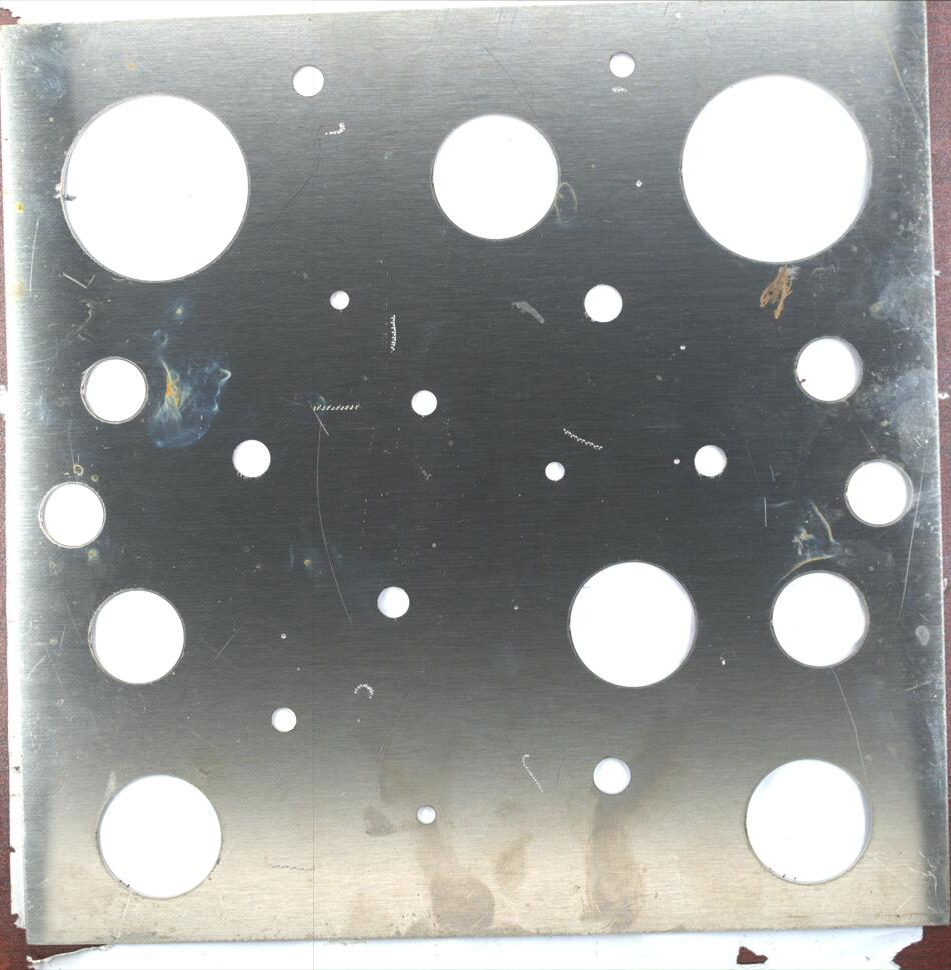
//> input picture src/test_dst.png, 951 x 970 px, given in place of bgc_right.png, which was not available
$ ./alpha_blending_stitching   (built with g++ and OpenCV 4)
//> lines starting //> are read from the running program, lines starting //| are printed output that depends on the picture; pictures that were not available may be replaced by others from this repository, and a replacement may not be noted
#include <iostream>
#include <opencv2/opencv.hpp>

using namespace cv;
using namespace std;

void OptimizeSeam(Mat &img1, Mat &trans, Mat &dst);

typedef struct
{
    Point2f left_top;
    Point2f left_bottom;
    Point2f right_top;
    Point2f right_bottom;
} four_corners_t;

four_corners_t corners;

void CalcCorners(const Mat &H, const Mat &src)
{
    double v2[] = {0, 0, 1};          //左上角
    double v1[3];                     //变换后的坐标值
    Mat V2 = Mat(3, 1, CV_64FC1, v2); //列向量
    Mat V1 = Mat(3, 1, CV_64FC1, v1); //列向量

    V1 = H * V2;
    //左上角(0,0,1)
    cout << "V2: " << V2 << endl;
    cout << "V1: " << V1 << endl;
    corners.left_top.x = v1[0] / v1[2];
    corners.left_top.y = v1[1] / v1[2];

    //左下角(0,src.rows,1)
    v2[0] = 0;
    v2[1] = src.rows;
    v2[2] = 1;
    V2 = Mat(3, 1, CV_64FC1, v2); //列向量
    V1 = Mat(3, 1, CV_64FC1, v1); //列向量
    V1 = H * V2;
    corners.left_bottom.x = v1[0] / v1[2];
    corners.left_bottom.y = v1[1] / v1[2];

    //右上角(src.cols,0,1)
    v2[0] = src.cols;
    v2[1] = 0;
    v2[2] = 1;
    V2 = Mat(3, 1, CV_64FC1, v2); //列向量
    V1 = Mat(3, 1, CV_64FC1, v1); //列向量
    V1 = H * V2;
    corners.right_top.x = v1[0] / v1[2];
    corners.right_top.y = v1[1] / v1[2];

    //右下角(src.cols,src.rows,1)
    v2[0] = src.cols;
    v2[1] = src.rows;
    v2[2] = 1;
    V2 = Mat(3, 1, CV_64FC1, v2); //列向量
    V1 = Mat(3, 1, CV_64FC1, v1); //列向量
    V1 = H * V2;
    corners.right_bottom.x = v1[0] / v1[2];
    corners.right_bottom.y = v1[1] / v1[2];
}

int main(int argc, char *argv[])
{
    //在demo数据集上的实验
    Mat image01 = imread("../res/images/bgc_right.png", 1); //右图
//> image01 is the input picture: 970 rows x 951 cols, CV_8UC3; mean B, G, R 155.1, 156.6, 155.2
    Mat image02 = imread("../res/images/bgc_left.png", 1);  //左图
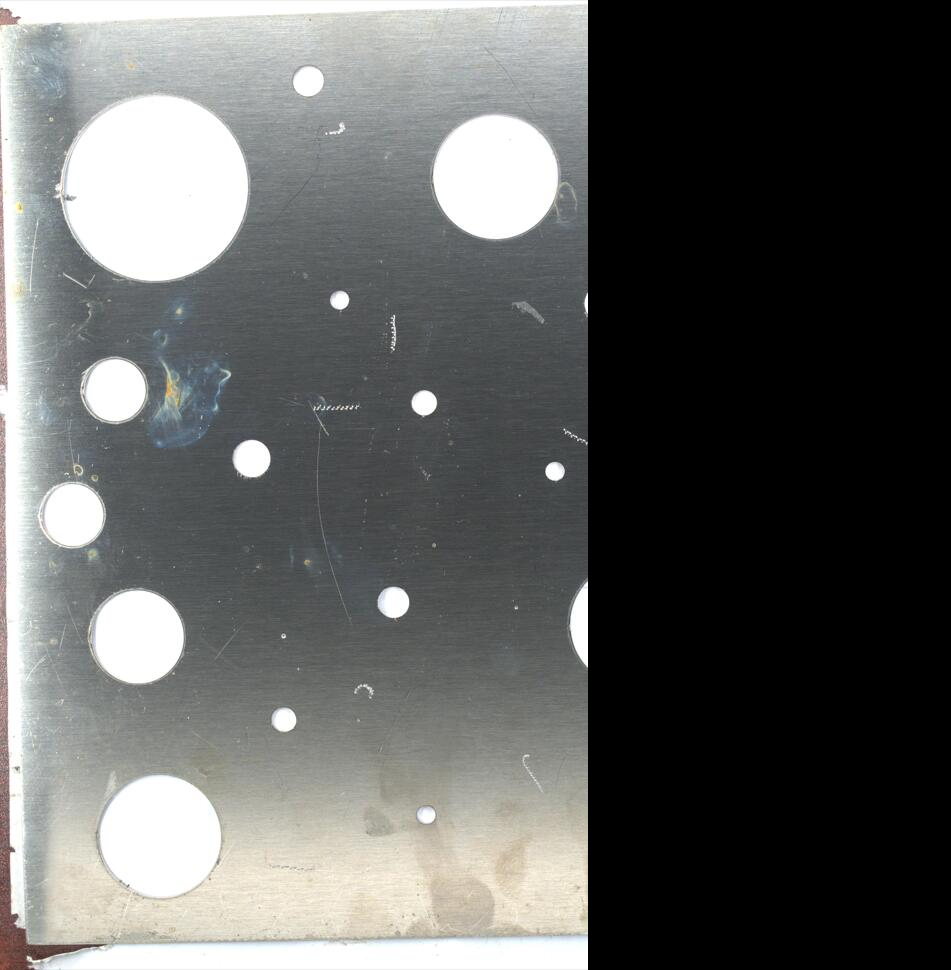
//> input picture src/test_src.png, 951 x 970 px, given in place of bgc_left.png, which was not available
//> image02 is the input picture: 970 rows x 951 cols, CV_8UC3; mean B, G, R 94.7, 96, 95.1

    // [8 lines of commented-out code are left out]
    Mat image1, image2;
    cvtColor(image01, image1, cv::COLOR_BGR2GRAY);
    cvtColor(image02, image2, cv::COLOR_BGR2GRAY);

    //创建detector存放到KeyPoints中
    Ptr<SIFT> detector = SIFT::create(2000);
    vector<KeyPoint> keyPoint1, keyPoint2;
    detector->detect(image1, keyPoint1);
//> keyPoint1 = 1207 keypoints; strongest (x, y, size): (710, 461, 20.2), (554, 471, 12), (424, 403, 16.2), (252, 459, 24.1)
    detector->detect(image2, keyPoint2);
//> keyPoint2 = 591 keypoints; strongest (x, y, size): (555, 471, 12), (424, 403, 16.2), (252, 459, 24.1), (394, 602, 19.9)

    Ptr<SiftDescriptorExtractor> descriptor = SiftDescriptorExtractor::create();
    Mat imageDesc1, imageDesc2;
    descriptor->compute(image1, keyPoint1, imageDesc1);
    descriptor->compute(image2, keyPoint2, imageDesc2);

    FlannBasedMatcher matcher;
    vector<vector<DMatch>> matchePoints;
    vector<DMatch> GoodMatchePoints;

    vector<Mat> train_desc(1, imageDesc1);
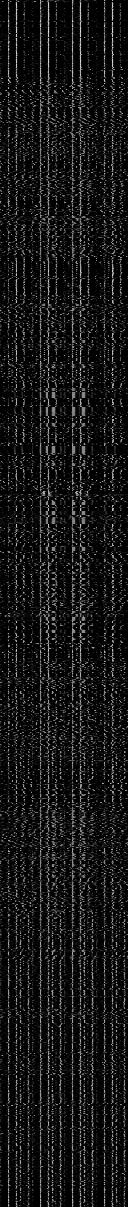
//> train_desc[0]: 1207 rows x 128 cols, CV_32FC1; min 0, max 221, mean 22.6
    matcher.add(train_desc);
    matcher.train();

    matcher.knnMatch(imageDesc2, matchePoints, 2);
//> matchePoints = 591 matches
    cout << "total match points: " << matchePoints.size() << endl;
//| total match points: 591

    // Lowe's algorithm,获取优秀匹配点
    for (int i = 0; i < matchePoints.size(); i++)
    {
        if (matchePoints[i][0].distance < 0.4 * matchePoints[i][1].distance)
        {
            GoodMatchePoints.push_back(matchePoints[i][0]);
        }
    }
//> after the loop, GoodMatchePoints = 470 matches

    Mat first_match;
    drawMatches(image02, keyPoint2, image01, keyPoint1, GoodMatchePoints, first_match);
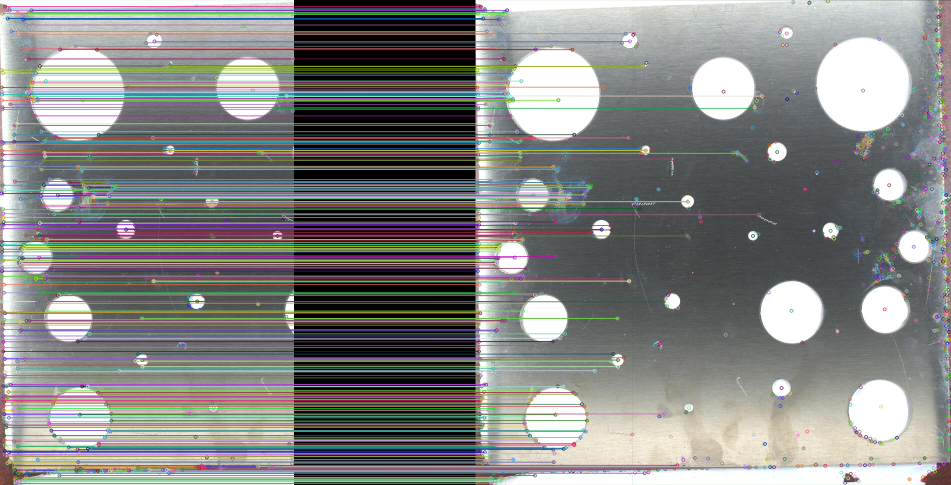
//> first_match: 970 rows x 1902 cols, CV_8UC3 (shown at 1/2 size); mean B, G, R 131.8, 132.3, 132.4
    // imshow("first_match ", first_match);

    vector<Point2f> imagePoints1, imagePoints2;

    for (int i = 0; i < GoodMatchePoints.size(); i++)
    {
        imagePoints2.push_back(keyPoint2[GoodMatchePoints[i].queryIdx].pt);
        imagePoints1.push_back(keyPoint1[GoodMatchePoints[i].trainIdx].pt);
    }
//> after the loop, imagePoints2 = 470 Points (x, y), first 12: [2.52, 139.8], [2.84, 386.5], [3, 174.5], [3.3, 283.1], [3.33, 511.3], [3.38, 482.5], [3.38, 489.9], [3.38, 287.8], [3.44, 183.6], [3.46, 448.8], [3.46, 301.1], [3.5, 200.3]; imagePoints1 has the same summary as imagePoints2

    //获取图像1到图像2的投影映射矩阵 尺寸为3*3
    Mat homo = findHomography(imagePoints1, imagePoints2, cv::RANSAC);
//> homo = [[1, 3.76e-06, 0.00082], [-0.00012, 1, 0.00605], [-1.33e-07, 1.96e-08, 1]]
    ////也可以使用getPerspectiveTransform方法获得透视变换矩阵，不过要求只能有4个点，效果稍差
    // Mat   homo=getPerspectiveTransform(imagePoints1,imagePoints2);
    cout << "变换矩阵为：\n"
         << homo << endl
         << endl; //输出映射矩阵
//| 变换矩阵为：
//| [0.9999470956643081, 3.75589487419273e-06, 0.0008196861517882505;
//|  -0.0001199470481518182, 1.000010050268496, 0.006048558465775246;
//|  -1.325637840111735e-07, 1.961169326132337e-08, 1]

    //计算配准图重叠部分的四个顶点坐标
    CalcCorners(homo, image01);
//> in CalcCorners, `V1 = H * V2;`: V1 = [0.00082, 0.00605, 1]
//| V1: [0.0008196861517882505;
//|  0.006048558465775246;
//|  1]
//> in CalcCorners, `V1 = H * V2;`: V1 = [0.00446, 970, 1]
//> in CalcCorners, `V1 = H * V2;`: V1 = [951, -0.108, 1]
//> in CalcCorners, `V1 = H * V2;`: V1 = [951, 969.9, 1]
    cout << "left_top:" << corners.left_top << endl;
    cout << "left_bottom:" << corners.left_bottom << endl;
    cout << "right_top:" << corners.right_top << endl;
    cout << "right_bottom:" << corners.right_bottom << endl;

    //图像配准
    Mat imageTransform1, imageTransform2;
    warpPerspective(image01, imageTransform1, homo, Size(MAX(corners.right_top.x, corners.right_bottom.x), image02.rows));
    // warpPerspective(image01, imageTransform2, adjustMat*homo, Size(image02.cols*1.3, image02.rows*1.8));
    // imshow("directly through the perspective matrix transformation", imageTransform1);
    // imwrite("trans1.jpg", imageTransform1);

    //创建拼接后的图,需提前计算图的大小
    int dst_width = imageTransform1.cols; //取最右点的长度为拼接图的长度
//> dst_width = 951
    int dst_height = image02.rows;
//> dst_height = 970

    Mat dst(dst_height, dst_width, CV_8UC3);
    dst.setTo(0);

    imageTransform1.copyTo(dst(Rect(0, 0, imageTransform1.cols, imageTransform1.rows)));
    image02.copyTo(dst(Rect(0, 0, image02.cols, image02.rows)));

    OptimizeSeam(image02, imageTransform1, dst);
    imwrite("../output/alpha/alpha_blending_result.png", dst);
    imshow("alpha_blending_result", dst);

    waitKey();

    return 0;
}

//优化两图的连接处，使得拼接自然
void OptimizeSeam(Mat &img1, Mat &trans, Mat &dst)
{
    int start = MIN(corners.left_top.x, corners.left_bottom.x); //开始位置，即重叠区域的左边界

    double processWidth = img1.cols - start; //重叠区域的宽度
//> processWidth = 951
    int rows = dst.rows;
//> rows = 970
    int cols = img1.cols; //注意，是列数*通道数
//> cols = 951
    double alpha = 1;     // img1中像素的权重
    for (int i = 0; i < rows; i++)
    {
        uchar *p = img1.ptr<uchar>(i);  //获取第i行的首地址
        uchar *t = trans.ptr<uchar>(i); //获得变换之后的目标图像的首地址
        uchar *d = dst.ptr<uchar>(i);   //获得拼接后的图的首地址
        for (int j = start; j < cols; j++)
        {
            //如果遇到图像trans中无像素的黑点，则完全拷贝img1中的数据
            if (t[j * 3] == 0 && t[j * 3 + 1] == 0 && t[j * 3 + 2] == 0)
            {
                alpha = 1;
            }
            else
            {
                // img1中像素的权重，与当前处理点距重叠区域左边界的距离成正比，实验证明，这种方法确实好
                alpha = (processWidth - (j - start)) / processWidth;
            }

            d[j * 3] = p[j * 3] * alpha + t[j * 3] * (1 - alpha);
            d[j * 3 + 1] = p[j * 3 + 1] * alpha + t[j * 3 + 1] * (1 - alpha);
            d[j * 3 + 2] = p[j * 3 + 2] * alpha + t[j * 3 + 2] * (1 - alpha);
        }
    }
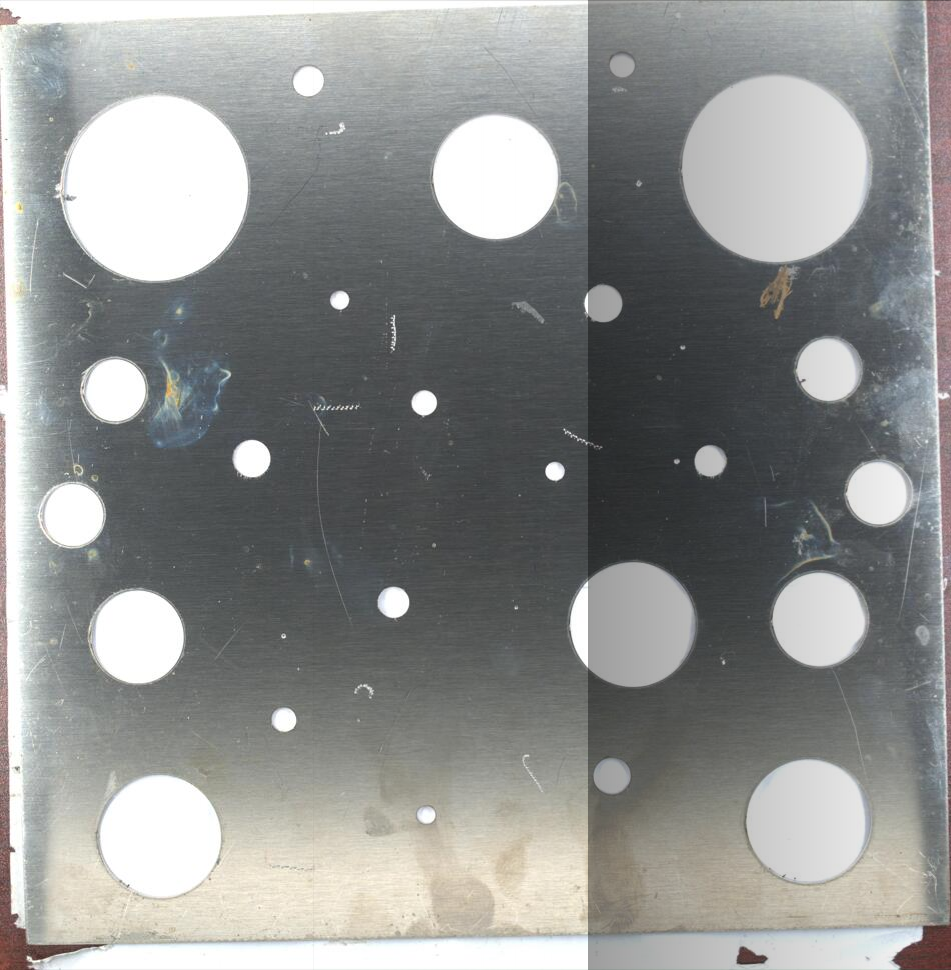
//> dst: 970 rows x 951 cols, CV_8UC3; mean B, G, R 143.4, 144.8, 143.5
//> after the loop, alpha = 0.00105
}
